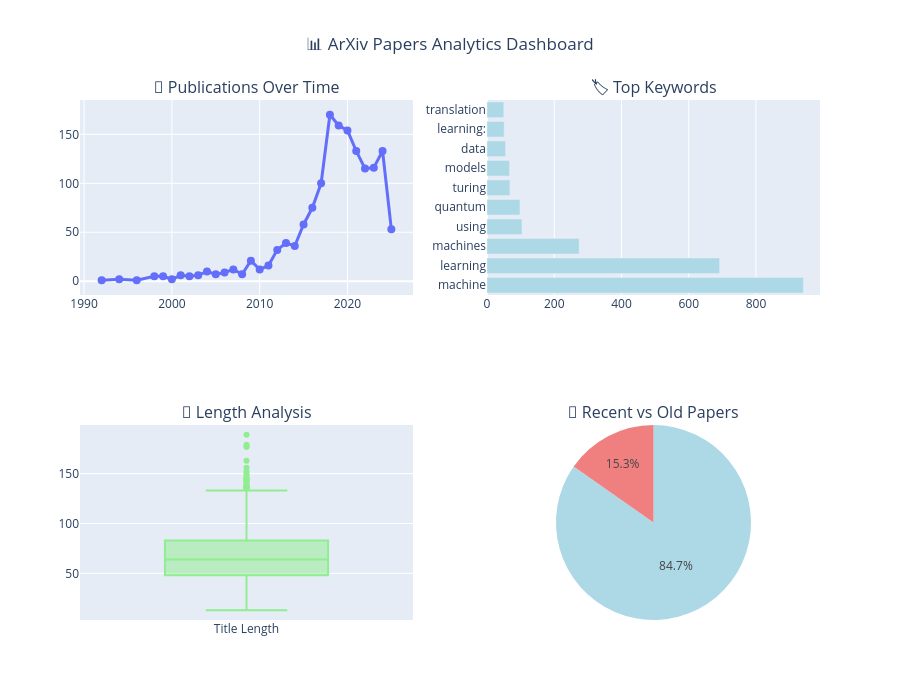

Notebook code cell kept with this figure:
### Markdown cell above
## 📈 Advanced Analytics Dashboard

### Code cell
# Create an advanced analytics dashboard
if len(papers_df) > 0:
    # Create subplots with plotly
    fig = make_subplots(
        rows=2, cols=2,
        subplot_titles=('📅 Publications Over Time', '🏷️ Top Keywords', 
                       '📏 Length Analysis', '🔄 Recent vs Old Papers'),
        specs=[[{"secondary_y": False}, {"type": "bar"}],
               [{"type": "box"}, {"type": "pie"}]]
    )
    
    # 1. Publications over time (line chart)
    year_counts = papers_df['pub_year'].value_counts().sort_index()
    fig.add_trace(
        go.Scatter(x=year_counts.index, y=year_counts.values, 
                  mode='lines+markers', name='Publications',
                  line=dict(width=3), marker=dict(size=8)),
        row=1, col=1
    )
    
    # 2. Top keywords
    all_titles = ' '.join(papers_df['title'].str.lower())
    words = all_titles.split()
    stop_words = {'the', 'a', 'an', 'and', 'or', 'but', 'in', 'on', 'at', 'to', 'for', 'of', 'with', 'by'}
    filtered_words = [word for word in words if len(word) > 3 and word not in stop_words]
    
    from collections import Counter
    word_counts = Counter(filtered_words)
    top_words = dict(word_counts.most_common(10))
    
    fig.add_trace(
        go.Bar(x=list(top_words.values()), y=list(top_words.keys()), 
               orientation='h', name='Word Frequency',
               marker_color='lightblue'),
        row=1, col=2
    )
    
    # 3. Title length distribution (box plot)
    fig.add_trace(
        go.Box(y=papers_df['title_length'], name='Title Length',
               marker_color='lightgreen'),
        row=2, col=1
    )
    
    # 4. Recent vs old papers
    recent_count = papers_df['is_recent'].sum()
    old_count = len(papers_df) - recent_count
    
    fig.add_trace(
        go.Pie(labels=['Recent (2+ years)', 'Older'], 
               values=[recent_count, old_count],
               marker_colors=['lightcoral', 'lightblue']),
        row=2, col=2
    )
    
    # Update layout
    fig.update_layout(
        height=700,
        title_text="📊 ArXiv Papers Analytics Dashboard",
        title_x=0.5,
        showlegend=False
    )
    
    fig.show()
    
    # Summary statistics
    print("\n📊 DATASET SUMMARY")
    print("=" * 50)
    print(f"📚 Total papers analyzed: {len(papers_df):,}")
    print(f"📅 Year range: {papers_df['pub_year'].min()} - {papers_df['pub_year'].max()}")
    print(f"📏 Average title length: {papers_df['title_length'].mean():.0f} characters")
    print(f"📄 Average abstract length: {papers_df['abstract_length'].mean():.0f} characters")
    print(f"🆕 Recent papers: {recent_count} ({recent_count/len(papers_df)*100:.1f}%)")
    print(f"🏷️ Papers with keywords: {papers_df['title_has_keywords'].sum()} ({papers_df['title_has_keywords'].sum()/len(papers_df)*100:.1f}%)")
    print(f"🎯 Number of clusters: {papers_df['cluster'].nunique()}")

### Figure 1 — Plotly figure (JSON) as saved in the notebook; plotly's stock layout.template omitted (floating-point values rounded to 4 significant figures; data arrays with more than 128 entries replaced by an {"elided": "..."} marker saying what was removed)
{"data": [{"line": {"width": 3}, "marker": {"size": 8}, "mode": "lines+markers", "name": "Publications", "type": "scatter", "x": [1992, 1994, 1996, 1998, 1999, 2000, 2001, 2002, 2003, 2004, 2005, 2006, 2007, 2008, 2009, 2010, 2011, 2012, 2013, 2014, 2015, 2016, 2017, 2018, 2019, 2020, 2021, 2022, 2023, 2024, 2025], "xaxis": "x", "y": [1, 2, 1, 5, 5, 2, 6, 5, 6, 10, 7, 9, 12, 7, 21, 12, 16, 32, 39, 36, 58, 75, 100, 170, 159, 154, 133, 115, 116, 133, 53], "yaxis": "y"}, {"marker": {"color": "lightblue"}, "name": "Word Frequency", "orientation": "h", "type": "bar", "x": [941, 692, 274, 104, 98, 68, 67, 55, 51, 50], "xaxis": "x2", "y": ["machine", "learning", "machines", "using", "quantum", "turing", "models", "data", "learning:", "translation"], "yaxis": "y2"}, {"marker": {"color": "lightgreen"}, "name": "Title Length", "type": "box", "xaxis": "x3", "y": {"elided": "1500 int values"}, "yaxis": "y3"}, {"domain": {"x": [0.55, 1.0], "y": [0.0, 0.375]}, "labels": ["Recent (2+ years)", "Older"], "marker": {"colors": ["lightcoral", "lightblue"]}, "type": "pie", "values": [229, 1271]}], "layout": {"annotations": [{"font": {"size": 16}, "showarrow": false, "text": "📅 Publications Over Time", "x": 0.225, "xanchor": "center", "xref": "paper", "y": 1.0, "yanchor": "bottom", "yref": "paper"}, {"font": {"size": 16}, "showarrow": false, "text": "🏷️ Top Keywords", "x": 0.775, "xanchor": "center", "xref": "paper", "y": 1.0, "yanchor": "bottom", "yref": "paper"}, {"font": {"size": 16}, "showarrow": false, "text": "📏 Length Analysis", "x": 0.225, "xanchor": "center", "xref": "paper", "y": 0.375, "yanchor": "bottom", "yref": "paper"}, {"font": {"size": 16}, "showarrow": false, "text": "🔄 Recent vs Old Papers", "x": 0.775, "xanchor": "center", "xref": "paper", "y": 0.375, "yanchor": "bottom", "yref": "paper"}], "height": 700, "showlegend": false, "title": {"text": "📊 ArXiv Papers Analytics Dashboard", "x": 0.5}, "xaxis": {"anchor": "y", "domain": [0.0, 0.45]}, "xaxis2": {"anchor": "y2", "domain": [0.55, 1.0]}, "xaxis3": {"anchor": "y3", "domain": [0.0, 0.45]}, "yaxis": {"anchor": "x", "domain": [0.625, 1.0]}, "yaxis2": {"anchor": "x2", "domain": [0.625, 1.0]}, "yaxis3": {"anchor": "x3", "domain": [0.0, 0.375]}}}
